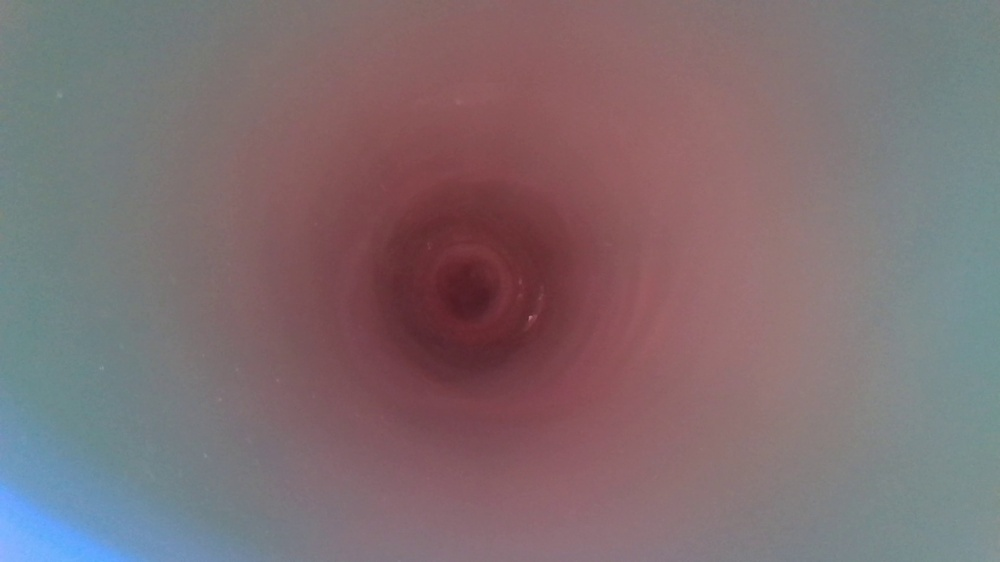
#> input picture videos/reference_greenonpurple.jpg, 1000 x 562 px, shrunk from 1920 x 1080 before the run
$ python imagecomparisonvid.py
#> lines starting #> are read from the running program, lines starting #| are printed output that depends on the picture; after the words box and inside, x2 and y2 are one past the last pixel; in counts of white or black regions, pixels touching at a corner belong together; pictures that were not available may be replaced by others from this repository, and a replacement may not be noted
import cv2
import numpy as np

# Load the reference image (empty tube)
reference_image = cv2.imread("../../videos/reference_greenonpurple.jpg")
#> reference_image is the input picture: shape (562, 1000, 3); mean B, G, R 113.9, 109.9, 126.9

# Initialize video capture (replace 'video.mp4' with 0 to use a webcam)
cap = cv2.VideoCapture("../../videos/greenonpurple.mp4")

# Check if the video file or webcam opened successfully
if not cap.isOpened():
    print("Error: Could not open video.")
    exit()

while True:
    # Capture frame-by-frame
    ret, current_frame = cap.read()
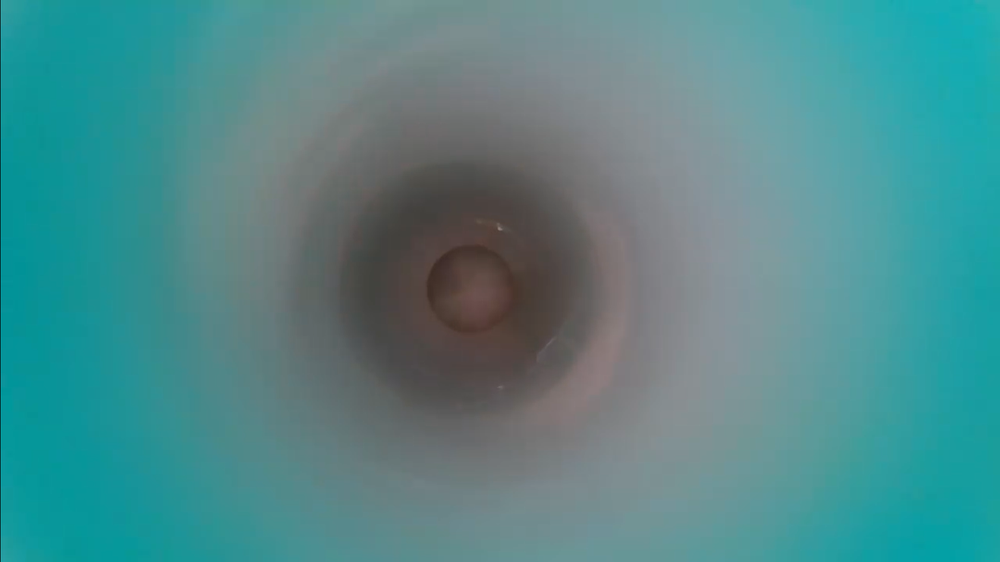
#> input picture test/Images/Blue.png, 1000 x 562 px, shrunk from 1745 x 981 before the run, given in place of greenonpurple.mp4, which was not available
#> current_frame is the input picture: shape (562, 1000, 3); mean B, G, R 138.9, 137.2, 79.5

    # If frame is read correctly, ret is True
    if not ret:
        print("End of video stream or error.")
        break

    # gray_ref = cv2.cvtColor(reference_image, cv2.COLOR_BGR2GRAY)
    # gray_frame = cv2.cvtColor(current_frame, cv2.COLOR_BGR2GRAY)

    # Background subtraction
    diff = cv2.absdiff(reference_image, current_frame)
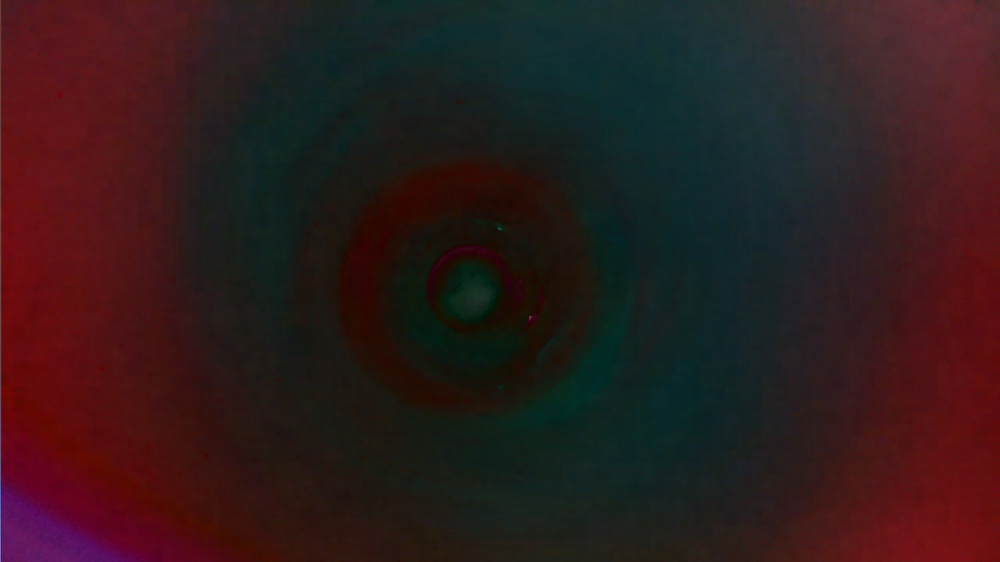
#> diff: shape (562, 1000, 3); mean B, G, R 28.3, 27.8, 47.5

    # Thresholding
    _, thresh = cv2.threshold(diff, 13, 255, cv2.THRESH_BINARY)
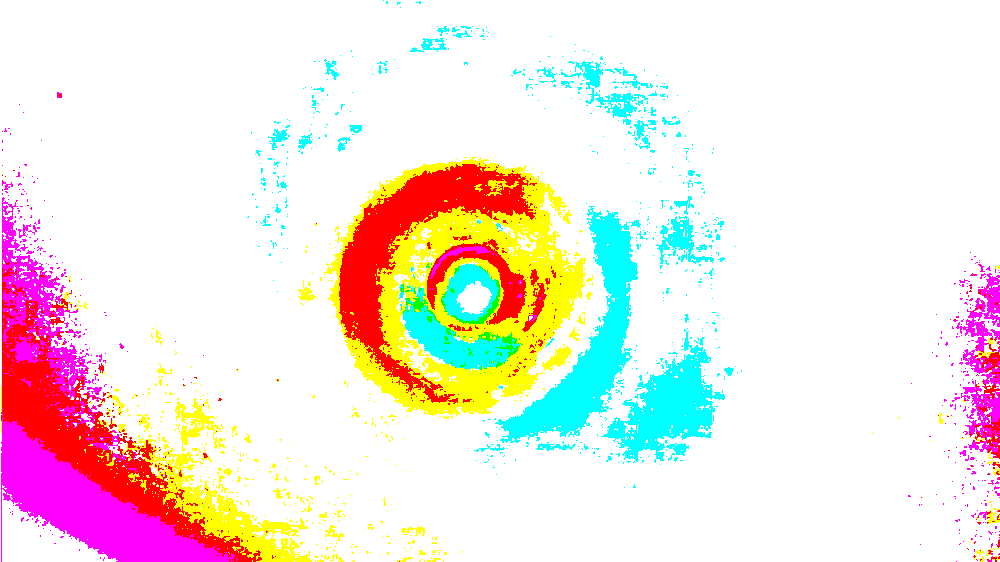
#> thresh: shape (562, 1000, 3); mean B, G, R 225.6, 231, 242.2

    # Smoothing
    blurred = cv2.GaussianBlur(thresh, (5, 5), 0)
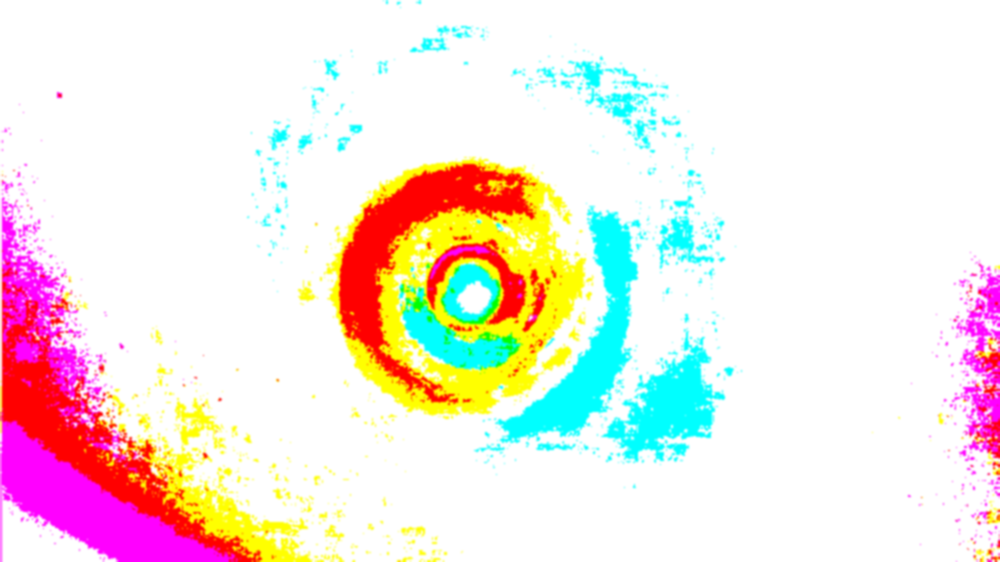
#> blurred: shape (562, 1000, 3); mean B, G, R 225.6, 231, 242.2

    # Edge detection
    edges = cv2.Canny(blurred, 50, 150)
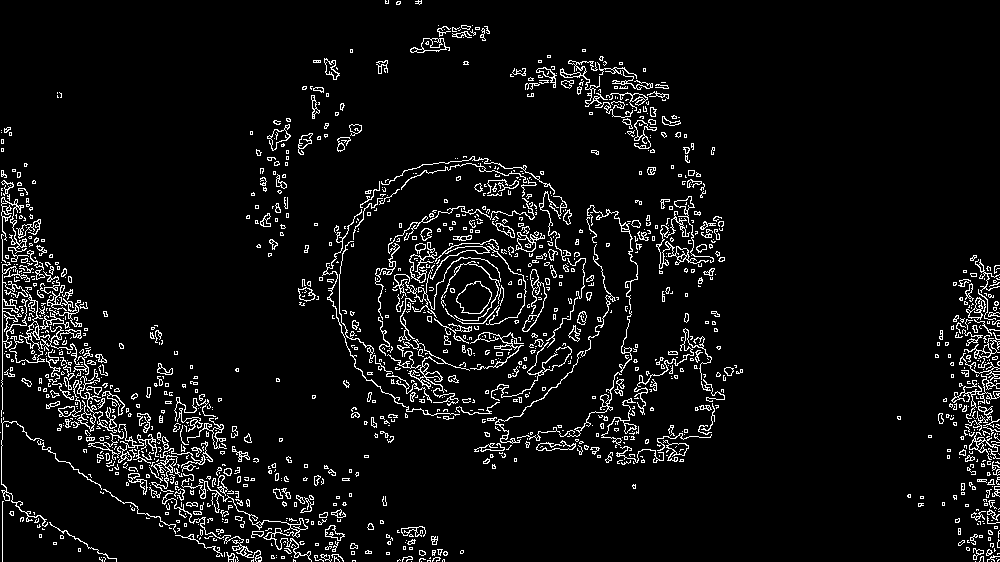
#> edges: shape (562, 1000); 6% white in thin lines or dots

    # Find contours
    contours, _ = cv2.findContours(edges, cv2.RETR_EXTERNAL, cv2.CHAIN_APPROX_SIMPLE)
#> contours = 1383 contours, 1185 with area under 20; largest, box (x1, y1, x2, y2) and area: (9, 294, 82, 365) 817, (456, 281, 492, 314) 781, (181, 473, 312, 562) 341, (656, 211, 709, 269) 333, (410, 38, 450, 53) 308

    # Draw contours on the original frame
    output_frame = current_frame.copy()
    cv2.drawContours(output_frame, contours, -1, (0, 255, 0), 3)
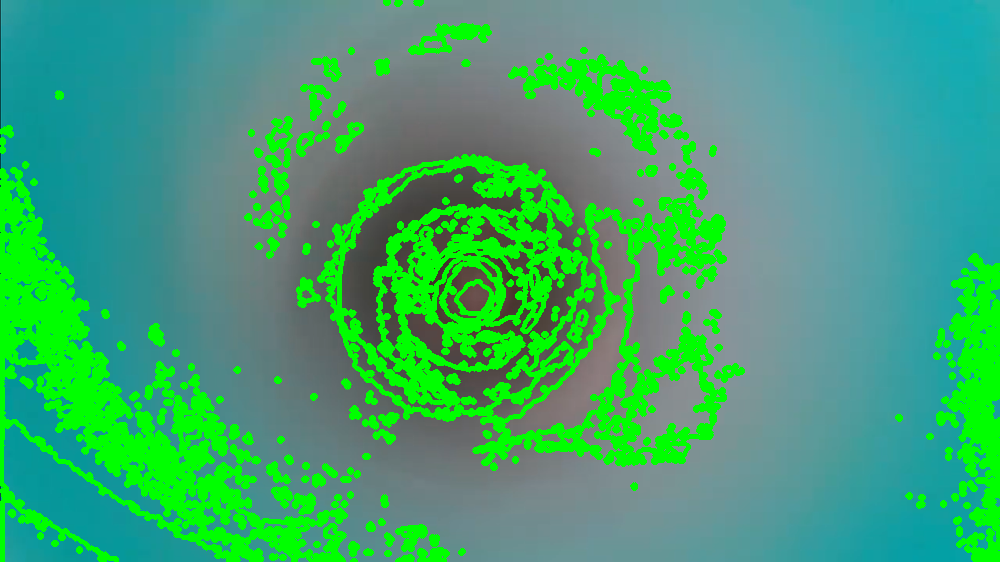
#> output_frame: shape (562, 1000, 3); mean B, G, R 113, 164.4, 64.3

    # Display the result
    cv2.imshow('Detected Hand', output_frame)

    # Break the loop if 'q' is pressed
    if cv2.waitKey(1) & 0xFF == ord('q'):
#> (key q is pressed here)
        break

# Release the video capture object and close all OpenCV windows
cap.release()
cv2.destroyAllWindows()
